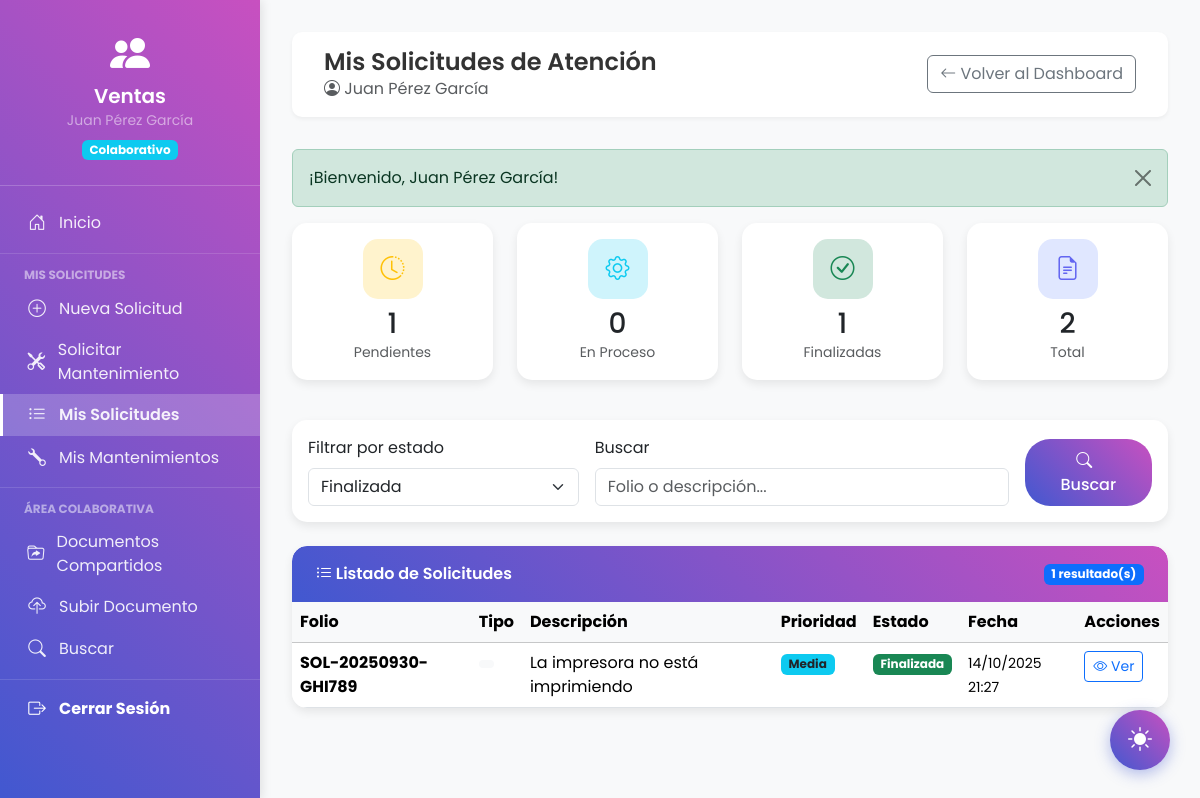
The app's page /solicitudes/listar.php?estado=finalizada (signed in) with its own data.
### tables this page shows
CREATE TABLE solicitudes_atencion (
    id INT PRIMARY KEY AUTO_INCREMENT,
    folio VARCHAR(50) NOT NULL UNIQUE,
    usuario_id INT NOT NULL,
    departamento VARCHAR(50) NOT NULL,
    tipo_problema VARCHAR(100) NULL,
    asunto VARCHAR(255) NOT NULL,
    descripcion TEXT NOT NULL,
    prioridad ENUM('baja', 'media', 'alta', 'urgente') DEFAULT 'media',
    estado ENUM('pendiente', 'en_proceso', 'finalizada', 'cancelada') DEFAULT 'pendiente',
    tecnico_asignado INT NULL,
    observaciones_tecnico TEXT NULL,
    fecha_creacion DATETIME DEFAULT CURRENT_TIMESTAMP,
    fecha_actualizacion DATETIME DEFAULT CURRENT_TIMESTAMP ON UPDATE CURRENT_TIMESTAMP,
    fecha_finalizacion DATETIME NULL,
    FOREIGN KEY (usuario_id) REFERENCES usuarios(id),
    FOREIGN KEY (tecnico_asignado) REFERENCES usuarios(id),
    INDEX idx_folio (folio),
    INDEX idx_usuario (usuario_id),
    INDEX idx_departamento (departamento),
    INDEX idx_estado (estado),
    INDEX idx_fecha_creacion (fecha_creacion)
);

### solicitudes/listar.php (the view, shortened to what this page needs)
<?php
$usuario_id = $_SESSION['usuario_id'];
$nombre_usuario = $_SESSION['nombre_completo'];
$departamento = $_SESSION['departamento_nombre'];
$filtro_estado = isset($_GET['estado']) ? $_GET['estado'] : '';
$busqueda = isset($_GET['buscar']) ? limpiar_dato($_GET['buscar']) : '';
try {
    $pdo = conectarDB();
    $sql = "SELECT * FROM solicitudes_atencion WHERE usuario_id = ?";
    $params = [$usuario_id];
    if (!empty($filtro_estado)) {
        $sql .= " AND estado = ?";
        $params[] = $filtro_estado;
    }
    $sql .= " ORDER BY fecha_creacion DESC";
    $stmt = $pdo->prepare($sql);
    $stmt->execute($params);
    $solicitudes = $stmt->fetchAll();
    $stmt_count = $pdo->prepare("
        SELECT
            SUM(CASE WHEN estado = 'pendiente' THEN 1 ELSE 0 END) as pendientes,
            SUM(CASE WHEN estado = 'en_proceso' THEN 1 ELSE 0 END) as en_proceso,
            SUM(CASE WHEN estado = 'finalizada' THEN 1 ELSE 0 END) as finalizadas,
            COUNT(*) as total
        FROM solicitudes_atencion
        WHERE usuario_id = ?
    ");
    $stmt_count->execute([$usuario_id]);
    $contadores = $stmt_count->fetch();
} catch (Exception $e) {
    establecer_alerta('error', 'Error al cargar solicitudes: ' . $e->getMessage());
    $solicitudes = [];
    $contadores = ['pendientes' => 0, 'en_proceso' => 0, 'finalizadas' => 0, 'total' => 0];
}
function obtener_badge_estado($estado) {
    $badges = [
        'pendiente' => 'bg-warning text-dark',
        'en_proceso' => 'bg-info text-dark',
        'finalizada' => 'bg-success',
        'cancelada' => 'bg-secondary'
    ];
    return $badges[$estado] ?? 'bg-secondary';
}
function obtener_texto_estado_custom($estado) {
    $textos = [
        'pendiente' => 'Pendiente',
        'en_proceso' => 'En Proceso',
        'finalizada' => 'Finalizada',
        'cancelada' => 'Cancelada'
    ];
    return $textos[$estado] ?? $estado;
}
function obtener_badge_prioridad($prioridad) {
    $badges = [
        'critica' => 'bg-danger',
        'alta' => 'bg-warning text-dark',
        'media' => 'bg-info text-dark',
        'baja' => 'bg-secondary'
    ];
    return $badges[$prioridad] ?? 'bg-secondary';
}
function obtener_texto_prioridad($prioridad) {
    $textos = [
        'critica' => 'Crítica',
        'alta' => 'Alta',
        'media' => 'Media',
        'baja' => 'Baja'
    ];
    return $textos[$prioridad] ?? ucfirst($prioridad);
}
?>
<!DOCTYPE html>
<html lang="es">
<head>
    <link href="https://cdn.jsdelivr.net/npm/bootstrap@5.3.2/dist/css/bootstrap.min.css" rel="stylesheet">
    <link rel="stylesheet" href="https://cdn.jsdelivr.net/npm/bootstrap-icons@1.11.1/font/bootstrap-icons.css">
    <link rel="stylesheet" href="<?php echo URL_BASE; ?>assets/css/dashboard.css">
</head>
<body>
    <div class="dashboard-container">
        <aside class="sidebar">
            <div class="sidebar-header">
                <i class="bi bi-people-fill text-white fs-1 mb-2"></i>
                <h4><?php echo htmlspecialchars($departamento); ?></h4>
                <small class="text-white-50"><?php echo htmlspecialchars($nombre_usuario); ?></small>
                <span class="badge bg-info mt-2">Colaborativo</span>
            </div>
            <nav class="sidebar-nav">
                <ul class="nav flex-column">
                    <li class="nav-item">
                        <a class="nav-link" href="<?php echo URL_BASE; ?>dashboard/colaborativo.php">
                            <i class="bi bi-house-door"></i> Inicio
                        </a>
                    </li>
                    <hr class="text-white-50 my-2">
                    <small class="text-white-50 px-3 fw-bold">MIS SOLICITUDES</small>
                    <li class="nav-item">
                        <a class="nav-link" href="#" data-bs-toggle="modal" data-bs-target="#modalNuevaSolicitud">
                            <i class="bi bi-plus-circle"></i> Nueva Solicitud
                        </a>
                    </li>
                    <li class="nav-item">
                        <a class="nav-link" href="<?php echo URL_BASE; ?>solicitudes/crear_mantenimiento.php">
                            <i class="bi bi-tools"></i> Solicitar Mantenimiento
                        </a>
                    </li>
                    <li class="nav-item">
                        <a class="nav-link active" href="<?php echo URL_BASE; ?>solicitudes/listar.php">
                            <i class="bi bi-list-ul"></i> Mis Solicitudes
                        </a>
                    </li>
                    <li class="nav-item">
                        <a class="nav-link" href="<?php echo URL_BASE; ?>solicitudes/listar_mantenimientos.php">
                            <i class="bi bi-wrench"></i> Mis Mantenimientos
                        </a>
                    </li>
                    <hr class="text-white-50 my-2">
                    <small class="text-white-50 px-3 fw-bold">ÁREA COLABORATIVA</small>
                    <li class="nav-item">
                        <a class="nav-link" href="<?php echo URL_BASE; ?>colaborativo/documentos.php">
                            <i class="bi bi-folder-symlink"></i> Documentos Compartidos
                        </a>
                    </li>
                    <li class="nav-item">
                        <a class="nav-link" href="<?php echo URL_BASE; ?>colaborativo/crear_documento.php">
                            <i class="bi bi-cloud-upload"></i> Subir Documento
                        </a>
                    </li>
                    <li class="nav-item">
                        <a class="nav-link" href="<?php echo URL_BASE; ?>solicitudes/buscar.php">
                            <i class="bi bi-search"></i> Buscar
                        </a>
                    </li>
                    <hr class="text-white-50 my-3">
                    <li class="nav-item">
                        <a class="nav-link text-white fw-bold" href="<?php echo URL_BASE; ?>auth/logout.php">
                            <i class="bi bi-box-arrow-right"></i> Cerrar Sesión
                        </a>
                    </li>
                </ul>
            </nav>
        </aside>
        <main class="main-content">
            <div class="content-wrapper">
                <div class="top-navbar d-flex justify-content-between align-items-center">
                    <div>
                        <h2 class="welcome-text">Mis Solicitudes de Atención</h2>
                        <p class="text-muted mb-0">
                            <i class="bi bi-person-circle"></i>
                            <?php echo htmlspecialchars($nombre_usuario); ?>
                        </p>
                    </div>
                    <div>
                        <a href="<?php echo URL_BASE; ?>dashboard/colaborativo.php" class="btn btn-outline-secondary">
                            <i class="bi bi-arrow-left"></i> Volver al Dashboard
                        </a>
                    </div>
                </div>
                <?php echo mostrar_alerta(); ?>
                <div class="row mb-4">
                    <div class="col-md-3 mb-3">
                        <div class="card card-custom text-center">
                            <div class="card-body">
                                <div class="icon-box icon-box-warning mx-auto mb-2">
                                    <i class="bi bi-clock-history"></i>
                                </div>
                                <h3 class="mb-0"><?php echo $contadores['pendientes']; ?></h3>
                                <small class="text-muted">Pendientes</small>
                            </div>
                        </div>
                    </div>
                    <div class="col-md-3 mb-3">
                        <div class="card card-custom text-center">
                            <div class="card-body">
                                <div class="icon-box icon-box-info mx-auto mb-2">
                                    <i class="bi bi-gear"></i>
                                </div>
                                <h3 class="mb-0"><?php echo $contadores['en_proceso']; ?></h3>
                                <small class="text-muted">En Proceso</small>
                            </div>
                        </div>
                    </div>
                    <div class="col-md-3 mb-3">
                        <div class="card card-custom text-center">
                            <div class="card-body">
                                <div class="icon-box icon-box-success mx-auto mb-2">
                                    <i class="bi bi-check-circle"></i>
                                </div>
                                <h3 class="mb-0"><?php echo $contadores['finalizadas']; ?></h3>
                                <small class="text-muted">Finalizadas</small>
                            </div>
                        </div>
                    </div>
                    <div class="col-md-3 mb-3">
                        <div class="card card-custom text-center">
                            <div class="card-body">
                                <div class="icon-box mx-auto mb-2" style="background: #e0e7ff; color: #6366f1;">
                                    <i class="bi bi-file-earmark-text"></i>
                                </div>
                                <h3 class="mb-0"><?php echo $contadores['total']; ?></h3>
                                <small class="text-muted">Total</small>
                            </div>
                        </div>
                    </div>
                </div>
                <div class="card card-custom mb-4">
                    <div class="card-body">
                        <form method="GET" action="" class="row g-3">
                            <div class="col-md-4">
                                <label class="form-label">Filtrar por estado</label>
                                <select name="estado" class="form-select" onchange="this.form.submit()">
                                    <option value="finalizada" <?php echo $filtro_estado == 'finalizada' ? 'selected' : ''; ?>>Finalizada</option>
                                </select>
                            </div>
                            <div class="col-md-6">
                                <label class="form-label">Buscar</label>
                                <input type="text" name="buscar" class="form-control"
                                       placeholder="Folio o descripción..."
                                       value="<?php echo htmlspecialchars($busqueda); ?>">
                            </div>
                            <div class="col-md-2 d-flex align-items-end">
                                <button type="submit" class="btn btn-gradient w-100">
                                    <i class="bi bi-search"></i> Buscar
                                </button>
                            </div>
                        </form>
                    </div>
                </div>
                <div class="card card-custom">
                    <div class="card-header d-flex justify-content-between align-items-center">
                        <span><i class="bi bi-list-ul"></i> Listado de Solicitudes</span>
                        <span class="badge bg-primary"><?php echo count($solicitudes); ?> resultado(s)</span>
                    </div>
                    <div class="card-body p-0">
                        <?php if (empty($solicitudes)): ?>
                        <div class="text-center py-5">
                            <i class="bi bi-inbox fs-1 text-muted"></i>
                            <p class="text-muted mt-3">No hay solicitudes para mostrar</p>
                            <a href="#" class="btn btn-gradient" data-bs-toggle="modal" data-bs-target="#modalNuevaSolicitud">
                                <i class="bi bi-plus-circle"></i> Crear primera solicitud
                            </a>
                        </div>
                        <?php else: ?>
                        <div class="table-responsive">
                            <table class="table table-hover mb-0">
                                <thead class="table-light">
                                    <tr>
                                        <th>Folio</th>
                                        <th>Tipo</th>
                                        <th>Descripción</th>
                                        <th>Prioridad</th>
                                        <th>Estado</th>
                                        <th>Fecha</th>
                                        <th>Acciones</th>
                                    </tr>
                                </thead>
                                <tbody>
                                    <?php foreach ($solicitudes as $solicitud): ?>
                                    <tr>
                                        <td>
                                            <strong><?php echo htmlspecialchars($solicitud['folio']); ?></strong>
                                        </td>
                                        <td>
                                            <span class="badge bg-light text-dark">
                                            </span>
                                        </td>
                                        <td>
                                            <?php
                                            $desc = htmlspecialchars($solicitud['descripcion']);
                                            echo strlen($desc) > 60 ? substr($desc, 0, 60) . '...' : $desc;
                                            ?>
                                        </td>
                                        <td>
                                            <span class="badge <?php echo obtener_badge_prioridad($solicitud['prioridad']); ?>">
                                                <?php echo obtener_texto_prioridad($solicitud['prioridad']); ?>
                                            </span>
                                        </td>
                                        <td>
                                            <span class="badge <?php echo obtener_badge_estado($solicitud['estado']); ?>">
                                                <?php echo obtener_texto_estado_custom($solicitud['estado']); ?>
                                            </span>
                                        </td>
                                        <td>
                                            <small><?php echo formatear_fecha($solicitud['fecha_creacion'], true); ?></small>
                                        </td>
                                        <td>
                                            <a href="<?php echo URL_BASE; ?>solicitudes/ver.php?folio=<?php echo urlencode($solicitud['folio']); ?>"
                                               class="btn btn-sm btn-outline-primary">
                                                <i class="bi bi-eye"></i> Ver
                                            </a>
                                        </td>
                                    </tr>
                                    <?php endforeach; ?>
                                </tbody>
                            </table>
                        </div>
                        <?php endif; ?>
                    </div>
                </div>
            </div>
        </main>
    </div>
    <button class="theme-toggle-float" id="themeToggle" aria-label="Cambiar tema">
        <span class="icon-sun"><i class="bi bi-sun-fill"></i></span>
    </button>
</body>
</html>

### records on screen
solicitudes_atencion: folio "SOL-20250930-GHI789", descripcion "La impresora no está imprimiendo", prioridad "Media", estado "Finalizada", fecha_creacion "14/10/2025 21:27"

### other values on screen
$departamento "Ventas"
$nombre_usuario "Juan Pérez García"
$alerta['mensaje'] "¡Bienvenido, Juan Pérez García!"
$contadores['pendientes'] "1"
$contadores['en_proceso'] "0"
$contadores['finalizadas'] "1"
$contadores['total'] "2"
count($solicitudes) "1"
